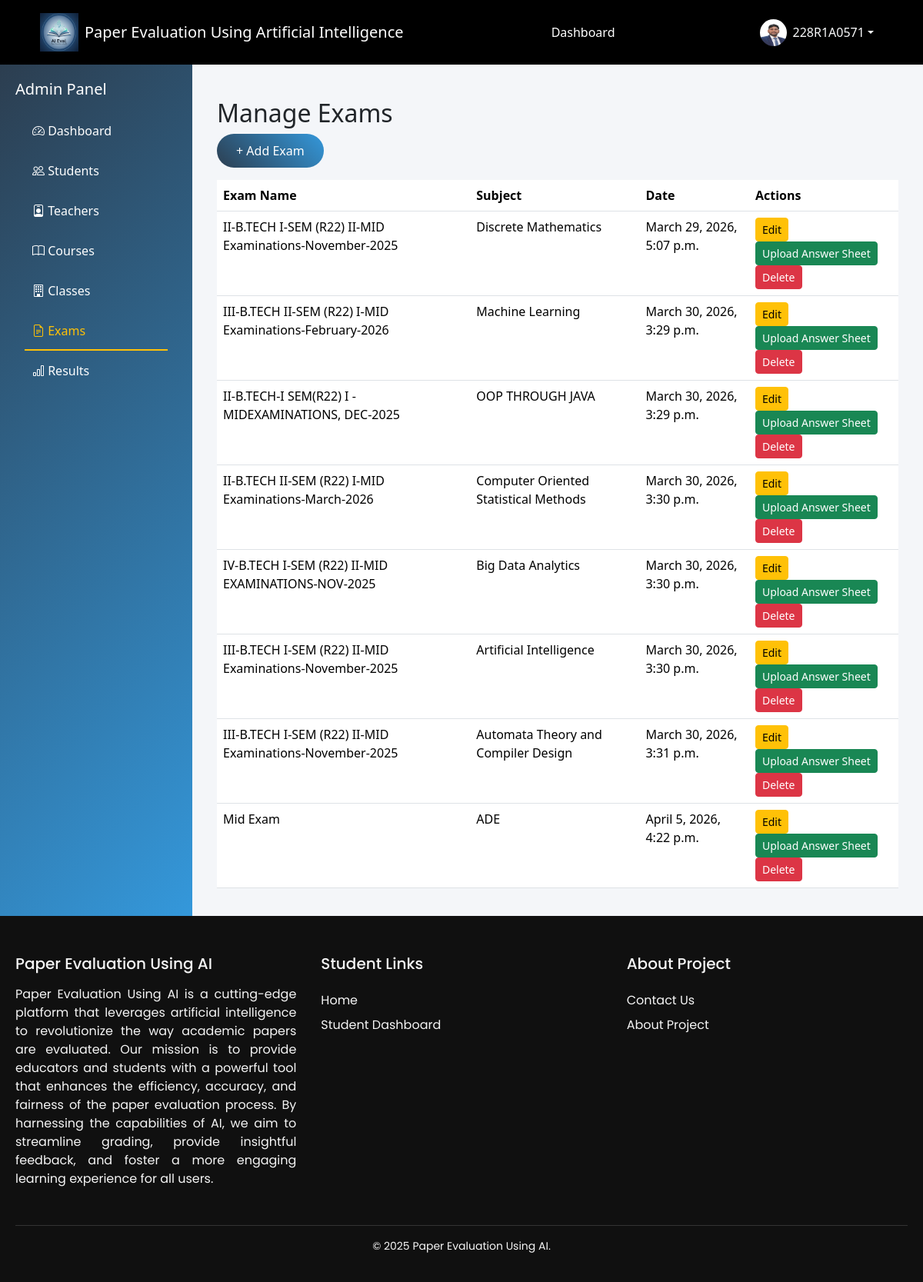
Page /dashboard/admin/exams/ (signed in) on the committed database.
### Accounts/models.py (models this page shows, shortened)
class User(AbstractUser):
    ROLE_CHOICES = [
        ('admin', 'Admin'),
        ('teacher', 'Teacher'),
        ('student', 'Student'),
    ]
    role = models.CharField(max_length=10, choices=ROLE_CHOICES)
    phone = models.CharField(max_length=15, blank=True)

class Student(models.Model):
    user = models.OneToOneField(User, on_delete=models.CASCADE, related_name='student_profile')
    roll_number = models.CharField(max_length=20)
    profile_image = models.ImageField(
        upload_to='profile/',
        storage=cloudinary_storage,
        blank=True,
        null=True
    )
    student_class = models.ForeignKey(Class, on_delete=models.SET_NULL, null=True, blank=True)
    course = models.CharField(max_length=50, default="BTECH")
    branch = models.CharField(max_length=50)
    YEAR_CHOICES = [
        (1, "1st Year"),
        (2, "2nd Year"),
        (3, "3rd Year"),
        (4, "4th Year"),
    ]
    year = models.IntegerField(choices=YEAR_CHOICES)
    dob = models.DateField()
    attendance = models.FloatField(default=88.0)
    cgpa = models.FloatField(default=8.8)
    created_at = models.DateTimeField(auto_now_add=True)

class Course(models.Model):
    name = models.CharField(max_length=100)
    code = models.CharField(max_length=20)
    def __str__(self):
        return self.name

### Exams/models.py (models this page shows, shortened)
class Exam(models.Model):
    title = models.CharField(max_length=200)
    course = models.ForeignKey(Course, on_delete=models.CASCADE)
    class_assigned = models.ForeignKey(Class, on_delete=models.CASCADE)
    total_marks = models.IntegerField()
    date = models.DateTimeField()
    question_paper = models.FileField(
        upload_to=question_paper_upload,
        storage=cloudinary_storage,
        null=True,
        blank=True
    )
    question_paper_data = models.BinaryField(null=True, blank=True)
    question_paper_name = models.CharField(max_length=255, blank=True)
    answer_key = models.FileField(
        upload_to=answer_key_upload,
        storage=cloudinary_storage,
        null=True,
        blank=True
    )
    answer_key_data = models.BinaryField(null=True, blank=True)
    answer_key_name = models.CharField(max_length=255, blank=True)
    instructions = models.TextField(blank=True)

### Dashboards/views.py (the view)
# urls.py: path('admin/exams/', views.manage_exams, name='manage_exams'),
def manage_exams(request):
    exams = Exam.objects.all()
    return render(request, "admin/manage_exams/manage_exams.html", {"exams": exams})

### Dashboards/templates/admin/manage_exams/manage_exams.html (shortened to what this page needs)
{% extends "admin/admin_base.html" %}
{% block manage_exams_active %}active{% endblock manage_exams_active %}
{% block admin_content %}
<div class="container mt-4">
    <h2>Manage Exams</h2>
    <a href="{% url 'add_exam' %}" class="btn btn-primary mb-3">+ Add Exam</a>
    <table class="table table-hover">
        <thead>
            <tr>
                <th>Exam Name</th>
                <th>Subject</th>
                <th>Date</th>
                <th>Actions</th>
            </tr>
        </thead>
        <tbody>
            {% for exam in exams %}
            <tr>
                <td>{{ exam.title }}</td>
                <td>{{ exam.course }}</td>
                <td>{{ exam.date }}</td>
                <td>
                    <a href="{% url 'edit_exam' id=exam.id %}" class="btn btn-warning btn-sm">Edit</a>
                    <a href="{% url 'admin_upload_submission_exam' exam.id %}"
                        class="btn btn-success btn-sm">
                        Upload Answer Sheet
                    </a>
                    <a href="{% url 'delete_exam' id=exam.id %}" class="btn btn-danger btn-sm">Delete</a>
                </td>
            </tr>
            {% endfor %}
        </tbody>
    </table>
</div>
{% endblock %}

### templates/base.html (shortened to what this page needs)
{% load static %}
<!DOCTYPE html>
<html lang="en">
<head>
    <link href="https://cdn.jsdelivr.net/npm/bootstrap@5.3.3/dist/css/bootstrap.min.css" rel="stylesheet">
    <link href="https://cdn.jsdelivr.net/npm/bootstrap-icons@1.10.5/font/bootstrap-icons.css" rel="stylesheet">
    <link rel="stylesheet" href="{% static "css/base.css" %}" />
    <link rel="stylesheet" href="https://cdnjs.cloudflare.com/ajax/libs/toastr.js/latest/toastr.min.css">
    <link href="https://cdn.jsdelivr.net/npm/bootstrap-icons@1.10.5/font/bootstrap-icons.css" rel="stylesheet">
    <link rel="stylesheet" href="https://cdnjs.cloudflare.com/ajax/libs/font-awesome/6.4.0/css/all.min.css">
</head>
<body class="d-flex flex-column">
    <nav class="navbar navbar-expand-lg navbar-dark ">
        <div class="container-fluid">
            <a class="navbar-brand d-flex align-items-center" href="/">
                <img src="{% static 'images/logo.png' %}" width="50" height="50" alt="Beast Logo" class="me-2">
                <span class="brand-text">Paper Evaluation Using Artificial Intelligence</span>
            </a>
            <div class="d-flex flex-wrap align-items-center justify-content-between w-100">
                <ul class="navbar-nav mx-auto">
                    {% if request.user.is_authenticated %}
                    {% if request.user.is_superuser %}
                    <li class="nav-item">
                        <a class="nav-link {% block admin_dashactive %}{% endblock admin_dashactive %}" href="{% url 'admin_dashboard' %}">Dashboard</a>
                    </li>
                    <li class="nav-item">
                        <a class="nav-link" href="{% url 'admin:index' %}">Django Admin</a>
                    </li>
                    {% else %}
                        {% if request.user.role == "teacher" %}
                        <li class="nav-item">
                            <a
                                class="nav-link {% block teacher_dashactive %}{% endblock teacher_dashactive %} "
                                href="{% url "teacher_dashboard" %}">Dashboard</a>
                        </li>
                        {% elif request.user.role == "student" %}
                        <li class="nav-item">
                            <a
                                class="nav-link {% block student_dashactive %}{% endblock student_dashactive %}  "
                                href="{% url "student_dashboard" %}">Dashboard</a>
                        </li>
                        {% endif %}
                    {% endif %}
                    {% endif %}
                </ul>
                <div class="d-flex align-items-center gap-2">
                    {% if request.user.is_authenticated %}
                    <div class="dropdown">
                        <button class="btn dropdown-toggle text-light d-flex align-items-center border-0 bg-transparent"
                            id="userDropdown" data-bs-toggle="dropdown" aria-expanded="false">
                            {% if request.user.role == "student" %}
                            <img src="{{ request.user.student_profile.profile_image.url }}" class="rounded-circle me-2"
                                width="35" height="35">
                            {% elif request.user.role == "teacher" %}
                            <img src="{{ request.user.teacher_profile.profile_image.url }}" class="rounded-circle me-2"
                                width="35" height="35">
                            {% else %}
                            <img src="{% static "images/image.png" %}" class="rounded-circle me-2" width="35" height="35">
                            {% endif %}
                            {{ request.user.username }}
                        </button>
                    </div>
                    {% endif %}
                </div>
            </div>
        </div>
    </nav>
    <main class="flex-grow-1">
        {% block body %}
        {% endblock body %}
    </main>
    <footer class="footer">
        <div class="footer-container">
            <div class="footer-column first-column">
            <h3>Paper Evaluation Using AI</h3>
            <p style="text-align: justify;">
                Paper Evaluation Using AI is a cutting-edge platform that leverages artificial intelligence to revolutionize the way academic papers are evaluated. Our mission is to provide educators and students with a powerful tool that enhances the efficiency, accuracy, and fairness of the paper evaluation process. By harnessing the capabilities of AI, we aim to streamline grading, provide insightful feedback, and foster a more engaging learning experience for all users.
            </p>
            </div>
            <div class="footer-column">
            <h4>Student Links</h4>
            <ul>
                <li><a href="/">Home</a></li>
                <li><a href="{% url "student_dashboard" %}">Student Dashboard</a></li>
            </ul>
            </div>
            <div class="footer-column">
            <h4>About Project</h4>
            <ul>
                <li><a href="/contactus">Contact Us</a></li>
                <li><a href="{% url "aboutproject" %}">About Project</a></li>
            </ul>
            </div>
        </div>
        <div class="footer-bottom">
            <p>&copy; 2025 Paper Evaluation Using AI.</p>
        </div>
    </footer>
</body>
</html>

### static/css/base.css (style rules this page uses)
body { margin: 0; padding: 0; background-color: #f4f2ed; font-family: 'Poppins', sans-serif; }
.navbar { background-color: #000 !important; padding: 12px 40px; }
.navbar .container-fluid { display: flex; align-items: center; justify-content: space-between; }
.navbar-nav { margin: 0 auto; }
.nav-link { padding: 6px 12px; margin: 0; }
.nav-link { color: #fff !important; font-weight: 400; margin: 0 12px; position: relative; transition: all 0.3s ease; }
.nav-link::after { content: ""; position: absolute; width: 0; height: 2px; bottom: -4px; left: 0; background-color: currentColor; transition: width 0.3s ease; }
a { position: relative; text-decoration: none; color: inherit; transition: color 0.3s ease; }
a::after { content: ""; position: absolute; width: 0; height: 2px; left: 0; bottom: -2px; background: currentColor; transition: width 0.3s ease; }
.footer { background-color: #101010; color: #f5f5f5; padding: 50px 20px 20px; font-family: 'Poppins', sans-serif; overflow: hidden; }
.footer-container { display: flex; flex-wrap: wrap; justify-content: space-between; gap: 2rem; max-width: 1200px; margin: 0 auto; }
.footer-column { flex: 1 1 200px; min-width: 200px; }
.footer-column h3, .footer-column h4 { margin-bottom: 1rem; font-size: 1.25rem; position: relative; display: inline-block; }
.footer-column ul { list-style: none; padding: 0; margin: 0; }
.footer-column ul li { margin: 0.5rem 0; }
.footer-column ul li a { color: #f5f5f5; text-decoration: none; position: relative; transition: color 0.3s ease; }
.footer-column ul li a::after { content: ''; position: absolute; bottom: -2px; left: 0; height: 2px; width: 0; background-color: #ffc107 ; transition: width 0.3s ease; }
.footer-bottom { border-top: 1px solid #333; text-align: center; margin-top: 2rem; padding-top: 1rem; font-size: 0.875rem; }

### Dashboards/templates/admin/admin_base.html (style rules this page uses)
:root { --primary-color: #2c3e50; --secondary-color: #3498db; --success-color: #27ae60; --danger-color: #e74c3c; --warning-color: #f39c12; }
body { background-color: #f8f9fa; font-family: 'Segoe UI', Tahoma, Geneva, Verdana, sans-serif; }
.btn-primary { background: linear-gradient(45deg, var(--primary-color), var(--secondary-color)); border: none; border-radius: 25px; padding: 10px 25px; }

### rows in the picture
User: user.student_profile.profile_image (picture), user.username "228R1A0571"
Exam: title "II-B.TECH I-SEM (R22) II-MID Examinations-November-2025", course "Discrete Mathematics", date "March 29, 2026, 5:07 p.m."
Exam: title "III-B.TECH II-SEM (R22) I-MID Examinations-February-2026", course "Machine Learning", date "March 30, 2026, 3:29 p.m."
Exam: title "II-B.TECH-I SEM(R22) I -MIDEXAMINATIONS, DEC-2025", course "OOP THROUGH JAVA", date "March 30, 2026, 3:29 p.m."
Exam: title "II-B.TECH II-SEM (R22) I-MID Examinations-March-2026", course "Computer Oriented Statistical Methods", date "March 30, 2026, 3:30 p.m."
Exam: title "IV-B.TECH I-SEM (R22) II-MID EXAMINATIONS-NOV-2025", course "Big Data Analytics", date "March 30, 2026, 3:30 p.m."
Exam: title "III-B.TECH I-SEM (R22) II-MID Examinations-November-2025", course "Artificial Intelligence", date "March 30, 2026, 3:30 p.m."
Exam: title "III-B.TECH I-SEM (R22) II-MID Examinations-November-2025", course "Automata Theory and Compiler Design", date "March 30, 2026, 3:31 p.m."
Exam: title "Mid Exam", course "ADE", date "April 5, 2026, 4:22 p.m."
